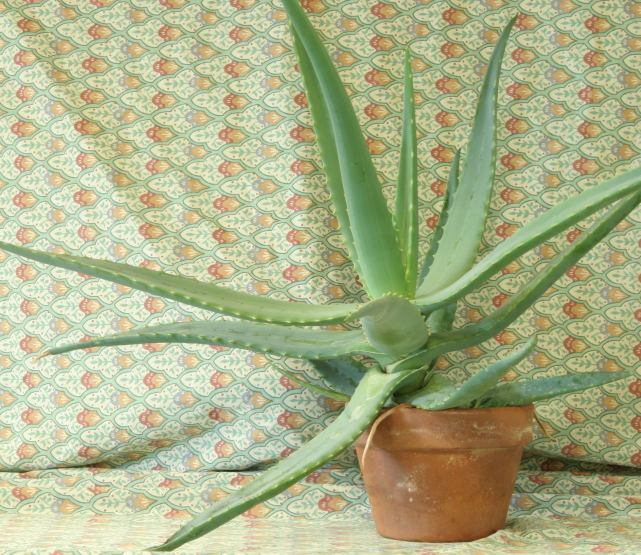
#> input picture aloeL.jpg, 1282 x 1110 px, given in place of the camera (shown at 1/2 size)
$ python StereoVision.py   (older library calls are emulated)
#> lines starting #> are read from the running program, lines starting #| are printed output that depends on the picture; after the words box and inside, x2 and y2 are one past the last pixel; in counts of white or black regions, pixels touching at a corner belong together
### Framefilter.py
import numpy as np
from matplotlib import pyplot as plt
import time
import cv2

class Framefilter():
    def __init__(self):
        pass

    # ===========================================================
    #  ++++++++++++++++++++++++++++++++++++++++++++++++++++++++++
    @staticmethod
    def color_drop(frame_input):
        frame_output = cv2.cvtColor(frame_input, cv2.COLOR_BGR2GRAY)
        return frame_output

    # ===========================================================
    #  ++++++++++++++++++++++++++++++++++++++++++++++++++++++++++
    # [21 lines left out: functions low_level_enhancements, horizontal_edges_extraction, not called in this run]

    # ===========================================================
    #  ++++++++++++++++++++++++++++++++++++++++++++++++++++++++++
    @staticmethod
    def blur(frame_input):
        frame_output = cv2.GaussianBlur(frame_input, (3, 3), 0)
        return frame_output

    # ===========================================================
    #  ++++++++++++++++++++++++++++++++++++++++++++++++++++++++++
    # [89 lines left out: functions blurSobel, binarize, signature_histogram_generation, plot_line, shift_estimation, downshift and 3 more, not called in this run]

    # ===========================================================
    #  ++++++++++++++++++++++++++++++++++++++++++++++++++++++++++
    @staticmethod
    def concat_frame(frame_input_a, frame_input_b, axis=1):
        frame_output = np.concatenate((frame_input_a, frame_input_b), axis=axis)
        return frame_output

    # ===========================================================
    #  ++++++++++++++++++++++++++++++++++++++++++++++++++++++++++
    # [47 lines left out: functions crosscorr_line, testbench, not called in this run]

# $$$$$$$$$$$$$$$$$$$$$$$$$$$$$$$$$$$$$$$$$$$$$$$$$$$$$$$$$$$$$$$
# $$$$$$$$$$$$$$$$$$$$$$$$$$$$$$$$$$$$$$$$$$$$$$$$$$$$$$$$$$$$$$$
# $$$$$$$$$$$$$$$$$$$$$$$$$$$$$$$$$$$$$$$$$$$$$$$$$$$$$$$$$$$$$$$
# Framefilter.testbench(video_source=2)

### StereoVision.py
import numpy as np
from matplotlib import pyplot as plt
import time
import cv2
from Framefilter import Framefilter
from CameraCalibration import CameraCalibration

# [44 lines of commented-out code are left out]

class StereoVision():
    def __init__(self):
        pass

    # ===========================================================
    #  ++++++++++++++++++++++++++++++++++++++++++++++++++++++++++
    # [138 lines left out: functions camera_status, stereo_bm, plot_depth_map, testbench, image_depth_map, translation_frame, not called in this run]

    @staticmethod
    def mm_filter(frame_input, frame_buffer, frame_pt):
        frame_output = np.zeros(frame_input.shape)

        if frame_pt > len(frame_buffer) - 1:
            frame_pt = 0

        frame_buffer[frame_pt] = frame_input
        for frame in frame_buffer:
            frame_output = frame_output + frame

        # frame_output = frame_output/len(frame_buffer)

        frame_pt = frame_pt + 1

        return frame_output, frame_buffer, frame_pt

    # $$$$$$$$$$$$$$$$$$$$$$$$$$$$$$$$$$$$$$$$$$$$$$$$$$$$$$$$$$$
    #  ++++++++++++++++++++++++++++++++++++++++++++++++++++++++++
    @staticmethod
    def run_depth_map(video_source_L = 4, video_source_R = 2):

#> called with video_source_L = 4, video_source_R = 2
        source_L = cv2.VideoCapture(video_source_L)
        source_R = cv2.VideoCapture(video_source_R)

        CAMERA_WIDTH = 640
        CAMERA_HEIGHT = 480

        source_L.set(cv2.CAP_PROP_FRAME_WIDTH, CAMERA_WIDTH)
        source_L.set(cv2.CAP_PROP_FRAME_HEIGHT, CAMERA_HEIGHT)
        source_L.set(cv2.CAP_PROP_FOURCC, cv2.VideoWriter_fourcc(*"MJPG"))

        source_R.set(cv2.CAP_PROP_FRAME_WIDTH, CAMERA_WIDTH)
        source_R.set(cv2.CAP_PROP_FRAME_HEIGHT, CAMERA_HEIGHT)
        source_R.set(cv2.CAP_PROP_FOURCC, cv2.VideoWriter_fourcc(*"MJPG"))

        #=======================================================
        stereo = cv2.StereoBM_create(numDisparities=32, blockSize=25)

        #=======================================================
        buffer_pt = 50
        frame_buffer = []
        for i in range(buffer_pt):
            frame_buffer.append(np.zeros((CAMERA_HEIGHT, CAMERA_WIDTH)))

        #=======================================================
        while 1:
            if not (source_L.grab() and source_R.grab()):
                print("No more frames")
                break
            ret, frame_L_input = source_L.retrieve()
#> frame_L_input is the input picture: shape (1110, 1282, 3); mean B, G, R 136.6, 177.2, 171.2
#> ret = True
            ret, frame_R_input = source_R.retrieve()

            #ret, frame_L_input = source_L.read()
            #ret, frame_R_input = source_R.read()


            frame_L_gray = Framefilter.color_drop(frame_L_input)
#> in color_drop, `frame_output = cv2.cvtColor(frame_input, cv2.COLOR_BGR2GRAY)`:
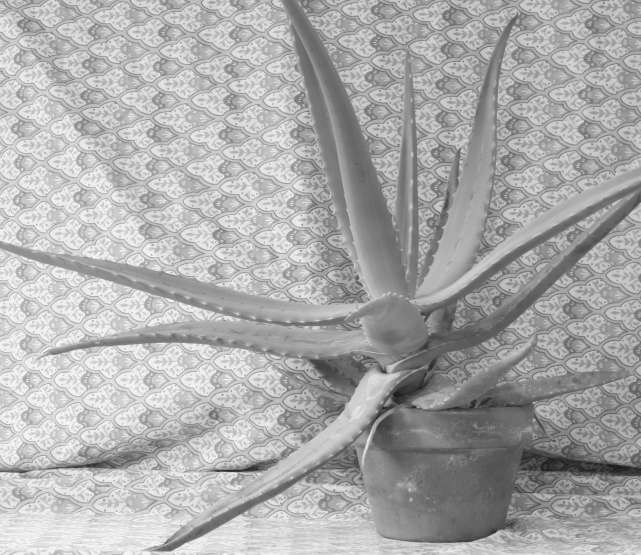
#> frame_output: shape (1110, 1282) (shown at 1/2 size); min 18, max 253, mean 170.8
            frame_L_blur = Framefilter.blur(frame_L_gray)

            frame_R_gray = Framefilter.color_drop(frame_R_input)
            frame_R_blur = Framefilter.blur(frame_R_gray)


            frame_L_line = frame_L_blur
            cv2.line(frame_L_line,
                     (0, frame_L_line.shape[0]//2),
                     (frame_L_line.shape[1], frame_L_line.shape[0]//2),
                     (255,0,0),
                     1)

            cv2.line(frame_L_line,
                     (frame_L_line.shape[1]//2, 0),
                     (frame_L_line.shape[1]//2, frame_L_line.shape[0]),
                     (255,0,0),
                     1)
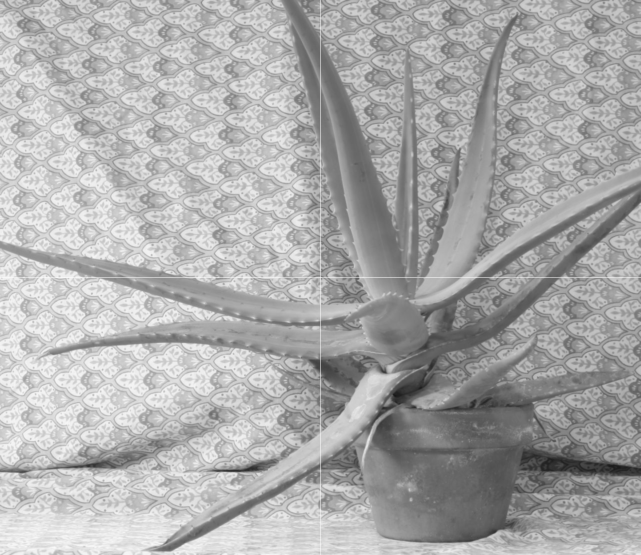
#> frame_L_line: shape (1110, 1282) (shown at 1/2 size); min 21, max 255, mean 170.9

            frame_R_line = frame_R_blur
            cv2.line(frame_R_line,
                     (0, frame_R_line.shape[0]//2),
                     (frame_R_line.shape[1], frame_R_line.shape[0]//2),
                     (255,0,0),
                     1)

            cv2.line(frame_R_line,
                     (frame_R_line.shape[1]//2, 0),
                     (frame_R_line.shape[1]//2, frame_R_line.shape[0]),
                     (255,0,0),
                     1)

            frame_concat = Framefilter.concat_frame(frame_L_line, frame_R_line, axis=1)
#> in concat_frame, `frame_output = np.concatenate((frame_input_a, frame_input_b), axis=axis)`:
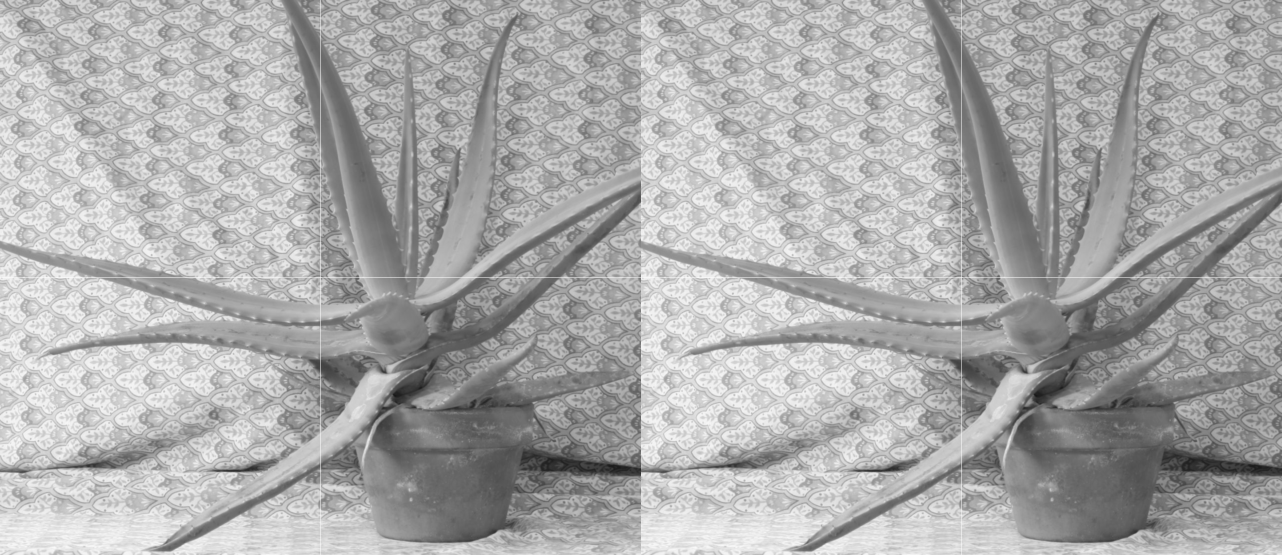
#> frame_output: shape (1110, 2564) (shown at 1/2 size); min 21, max 255, mean 170.9

            frame_disparity = stereo.compute(frame_L_blur, frame_R_blur)
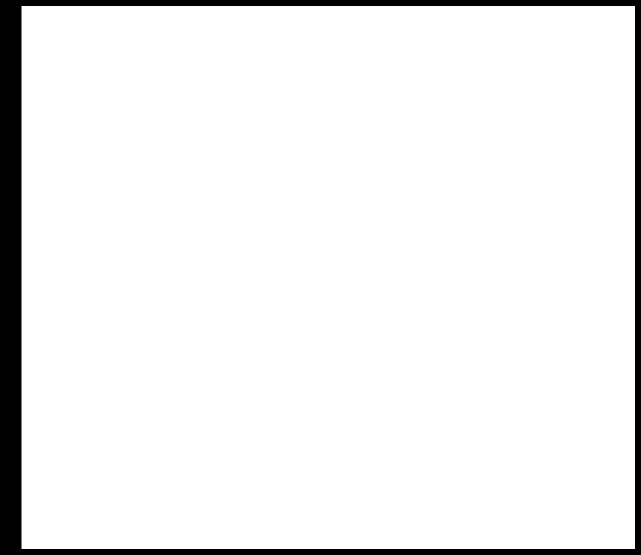
#> frame_disparity: shape (1110, 1282) int16 (shown at 1/2 size); values -16 (black) and 0 (white), 93.6% white; 1 black region, box (x1, y1, x2, y2) and area: (0, 0, 1282, 1110) 90498

            frame_mm_disparity, frame_buffer, frame_pt = StereoVision.mm_filter(frame_disparity, frame_buffer, buffer_pt)
#> the loop in mm_filter, `for frame in frame_buffer:` made 2 passes

            cv2.imshow("Video", frame_concat)
            cv2.imshow("disparity", frame_mm_disparity/256)

            # --------------------------------------------------
            # Esc -> EXIT while
            k = cv2.waitKey(30) & 0xff
            if k == 27:
                print(frame_disparity.shape)
                break
            # --------------------------------------------------


# $$$$$$$$$$$$$$$$$$$$$$$$$$$$$$$$$$$$$$$$$$$$$$$$$$$$$$$$$$$$$$$
# $$$$$$$$$$$$$$$$$$$$$$$$$$$$$$$$$$$$$$$$$$$$$$$$$$$$$$$$$$$$$$$
# $$$$$$$$$$$$$$$$$$$$$$$$$$$$$$$$$$$$$$$$$$$$$$$$$$$$$$$$$$$$$$$
#Framefilter.testbench(video_source="./dataset/drone_1.mp4")
#Framefilter.testbench(video_source="./dataset/driver_3.mp4")
# Framefilter.testbench(video_source=2)
#> (the run stopped early here; a loop or call above may not have finished)

$ run again, on aloeR.jpg
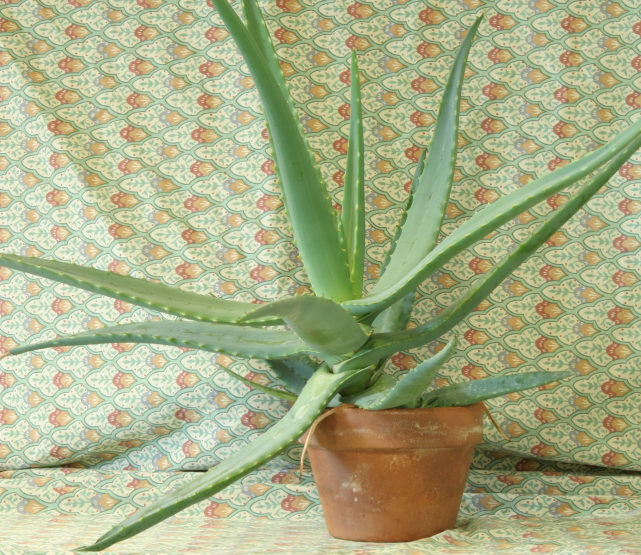
#> input picture aloeR.jpg, 1282 x 1110 px, given in place of the camera (shown at 1/2 size)
#> in run_depth_map, frame_L_input is the input picture: shape (1110, 1282, 3); mean B, G, R 134.1, 174.2, 168
#> ret = True
#> in run_depth_map, `cv2.line(frame_L_line, (frame_L_line.shape[1]//2, 0), (frame_L_line.sh..`:
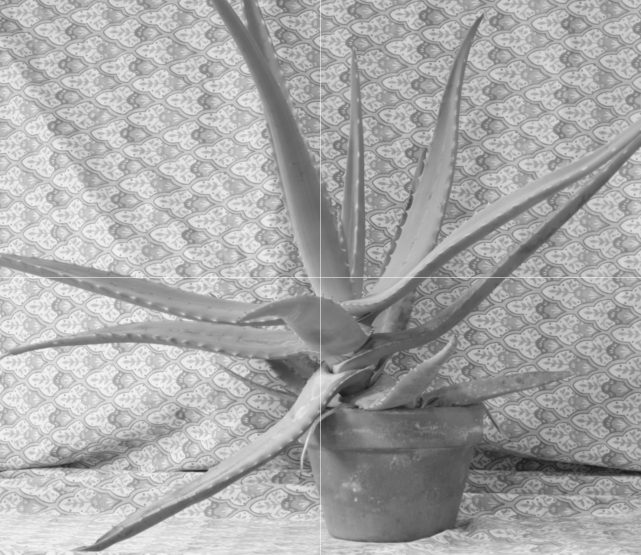
#> frame_L_line: shape (1110, 1282) (shown at 1/2 size); min 24, max 255, mean 168
#> in concat_frame, `frame_output = np.concatenate((frame_input_a, frame_input_b), axis=axis)`:
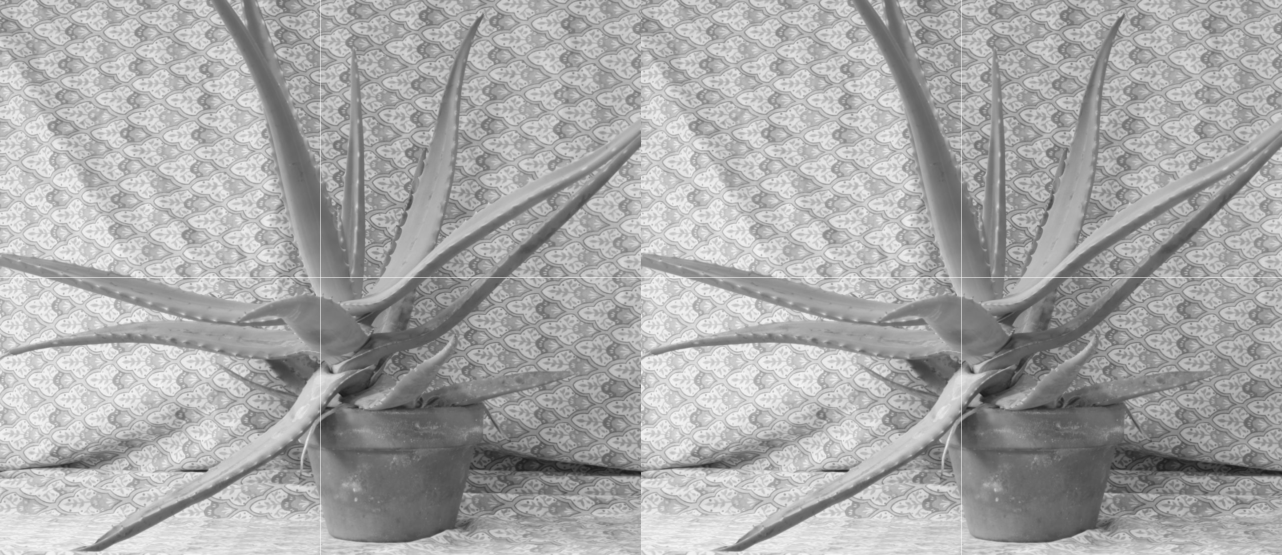
#> frame_output: shape (1110, 2564) (shown at 1/2 size); min 24, max 255, mean 168
#> frame_disparity: shape (1110, 1282) int16; values -16 (black) and 0 (white), 93.6% white; 1 black region, box (x1, y1, x2, y2) and area: (0, 0, 1282, 1110) 90498
#> the loop in mm_filter, `for frame in frame_buffer:` made 2 passes
